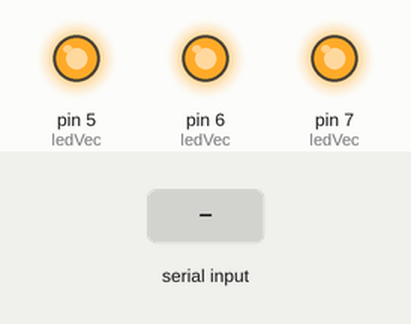
This sketch was run on a simulated Arduino Uno, built with avr-gcc and run on an emulated ATmega328P. Shown: output pins drawn as LEDs (lit = HIGH). The inputs (shaded band) are chosen by the test bench.

Above: at 1.2 s.
1.3 s: "90,45\n" received over Serial
At 2.8 s:
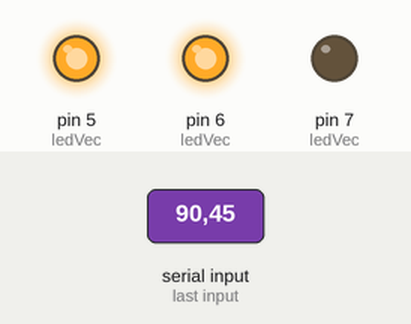
3.8 s: "0\n" received over Serial
At 5.8 s:
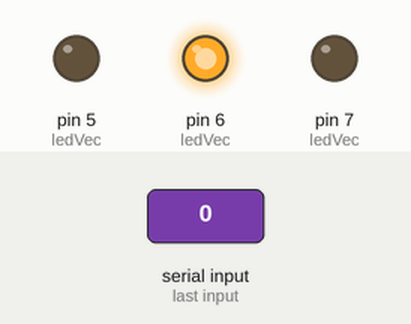
6.3 s: "30,150\n" received over Serial
At 7.9 s:
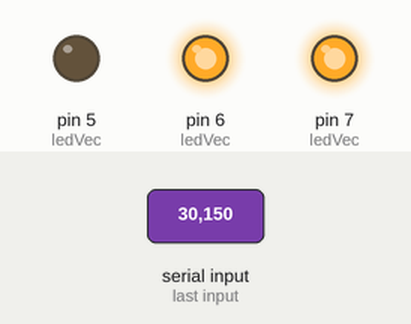
Timing chart, 0 to 9.4 s (numbered marks = the images above; inputs shaded):
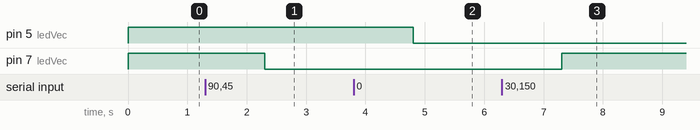

The sketch:

Arduino_from_VS15.ino
```cpp
int ledBlue = 5;
int ledYellow = 6;
int ledRed = 7;
int oldValue = 0;

int ledVec[3] = {ledBlue, ledYellow, ledRed};
bool ledState[3] = {true, true, true};
bool ledMode[3] = {false, false, false};

void setup() {
  // put your setup code here, to run once:
  Serial.begin(9600);

  for(int i=0;i<3;i++)
  {
    pinMode(ledVec[i],OUTPUT);
    digitalWrite(ledVec[i], HIGH);
  }

}

void loop() {
  // put your main code here, to run repeatedly:
  while(Serial.available() == 0);

  String str = Serial.readString();
  int cmd = str.toInt();

  if(cmd > 2)
  {
    cmd = 2;
  }
  if(cmd < -1)
  {
    cmd = -1;
  }

  if(cmd != -1)
  {
      if(cmd == oldValue)
      {
        ledMode[cmd] = !ledMode[cmd];
      }

      if(!ledMode[cmd])
      {
        ledState[cmd] = !ledState[cmd];
        digitalWrite(ledVec[cmd],ledState[cmd]);
      }
  }
  else
  {
    for(int i=0;i<3;i++)
    {
      ledMode[i] = false;
      ledState[i] = false;
      digitalWrite(ledVec[i],ledState[i]);
    }
  }

  oldValue = cmd;
}
```

Measured:
- after the input at 1.3 s, pin 7 (ledVec): HIGH → LOW after 1.0 s
- after the input at 3.8 s, pin 5 (ledVec): HIGH → LOW after 1.0 s
- after the input at 6.3 s, pin 7 (ledVec): LOW → HIGH after 1.0 s
